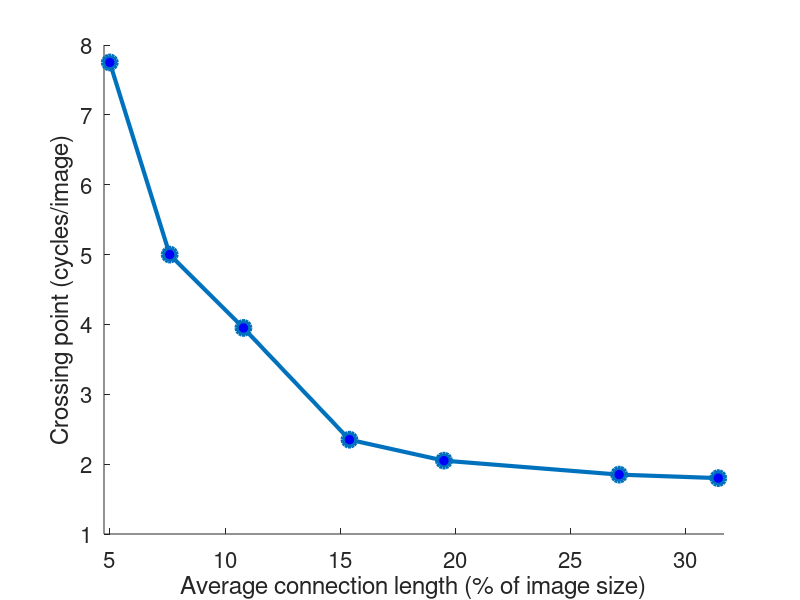

This figure's MATLAB source:
% Average connection length vs. crossing point.
% Computed somewhere else, plotted here.
ac=[5 7.6 10.8 15.4 19.5 27.1 31.4]
zc=[7.75 5 3.95 2.35 2.05 1.85 1.8]
figure; hold on;
plot(ac,zc,'o-','LineWidth',3,'MarkerSize',10,'MarkerFaceColor','blue')
set(gca,'FontSize',16);
xlabel('Average connection length (% of image size)');
ylabel('Crossing point (cycles/image)');
set(gca,'xlim',[min(ac)-.25 max(ac)+.25]);